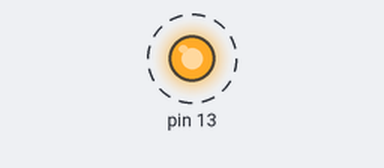
Recording of a sketch running on a simulated Arduino Uno, built with avr-gcc and run on an emulated ATmega328P. Parts: output pins drawn as LEDs (lit = HIGH). Dashed ring = blinking.

Above: at 0.5 s.
Timing chart, 0 to 4.6 s (numbered marks = the images above):
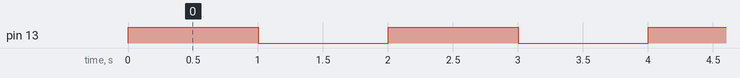

Measured:
- by itself, pin 13: alternates HIGH for 1.0 s and LOW for 1.0 s

The sketch:

function.ino.ino
```cpp
void setup()
{
  // initialize digital pin 13 as an output.
  pinMode(13, OUTPUT);
}

// the loop function runs over and over again forever
void loop() {
  blinkLed();
}

void blinkLed() {
  digitalWrite(13, HIGH);   // turn the LED on (HIGH is the voltage level)
  delay(1000);              // wait for a second
  digitalWrite(13, LOW);    // turn the LED off by making the voltage LOW
  delay(1000);              // wait for a second
}
```
